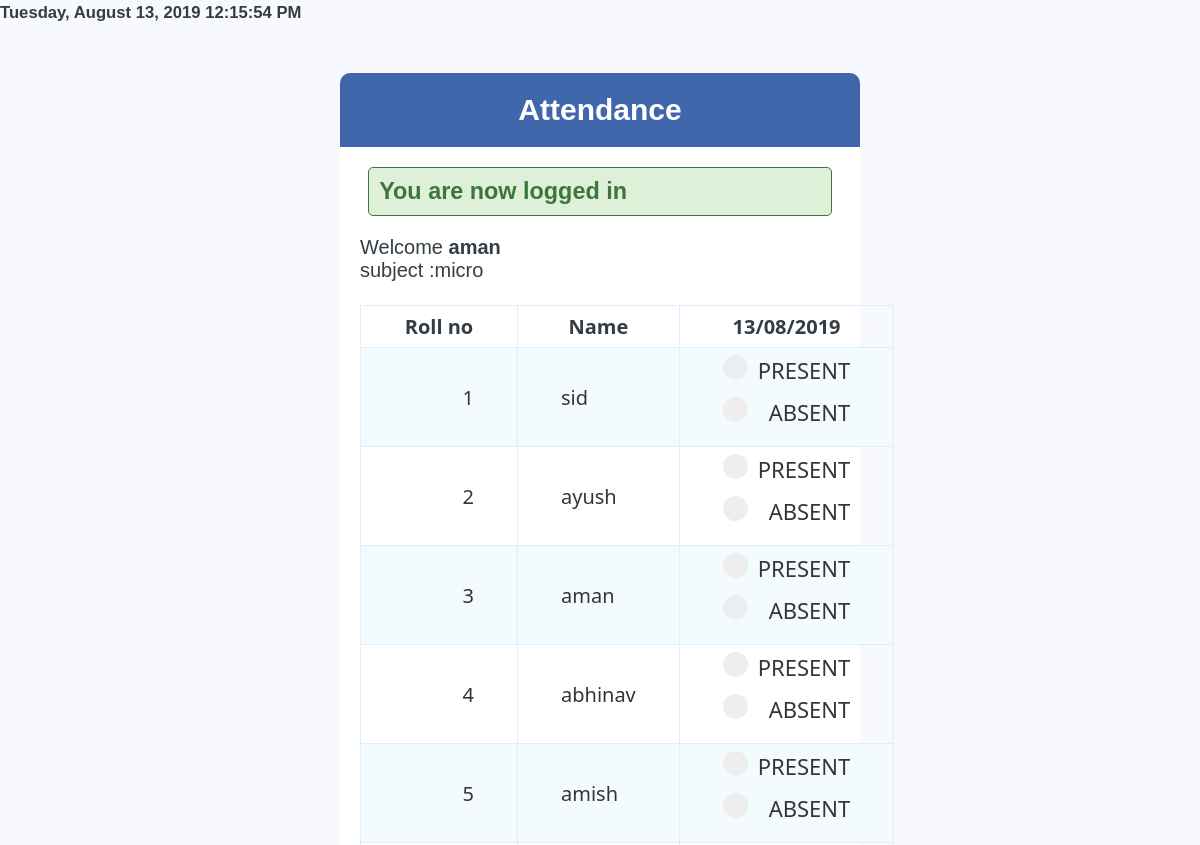
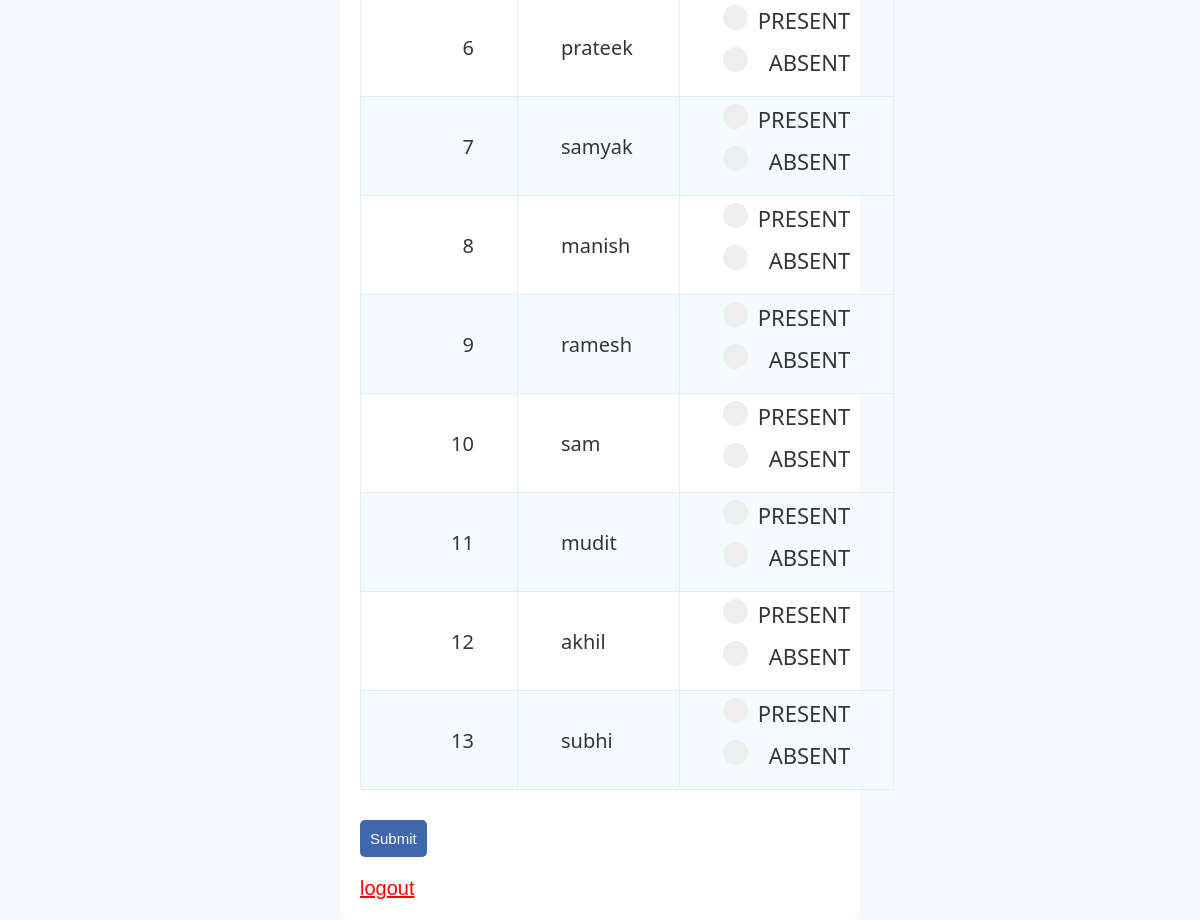
The page /index1.php (signed in) on the database its author committed (2 pictures, top to bottom).
### tables this page shows
CREATE TABLE `teacher_database` (
  `id` int(20) NOT NULL,
  `name` varchar(30) NOT NULL,
  `username` varchar(30) NOT NULL,
  `email` varchar(100) NOT NULL,
  `subject` varchar(20) NOT NULL,
  `password` varchar(100) NOT NULL
);

CREATE TABLE `student_database` (
  `id` int(10) NOT NULL,
  `name` varchar(20) NOT NULL,
  `username` varchar(20) NOT NULL,
  `email` varchar(40) NOT NULL,
  `course` varchar(10) NOT NULL,
  `section` varchar(2) NOT NULL,
  `password` varchar(50) NOT NULL
);

### index1.php (the view, shortened to what this page needs)
<!DOCTYPE html>
<html>
<head>
<link rel="stylesheet" type="text/css" href="style.css">
</head>
<body>
<span id="clock"  >
</span>
<div class="header">
	<h2>Attendance</h2>
</div>
<div class="content">
  	<?php if (isset($_SESSION['success'])) : ?>
      <div class="error success" >
      	<h3>
          <?php
          	echo $_SESSION['success'];
          ?>
      	</h3>
      </div>
  	<?php endif ?>
    <?php  if (isset($_SESSION['username'])) :
        $username=$_SESSION['username']; ?>
    	<p>Welcome <strong><?php echo "$username"; ?></strong></p>
    <?php endif ?>
    <?php
        $date = date('d/m/Y');
        $db = mysqli_connect('localhost', 'root', '');
        mysqli_select_db($db,'registration');
        $sql = "SELECT subject FROM teacher_database WHERE (username = '$username')";
        $retval = mysqli_query($db , $sql );
        while($row = mysqli_fetch_array($retval, MYSQLI_ASSOC)) {
        echo "subject :{$row['subject']}  <br> " ;
   }
    ?>
      <br/>
                    <table width='100%' border='0' cellpadding='0' cellspacing='1' class="data-table">
                            <tr>
                                <th   class='data-table'> Roll no</th>
                                <th   class='data-table'>Name </th>
                                <th  class='data-table'><?php echo"$date"; ?></th>
                            </tr>
    <?php
    mysqli_select_db($db,'registration');
        $sql = "SELECT * FROM student_database ORDER BY id ASC ";
        $retval = mysqli_query($db , $sql );
    echo"<form method='post'  class='input-group' action='index1.php'>";
         $c=1;
        while($row = mysqli_fetch_array($retval, MYSQLI_ASSOC))
        {
            echo"<tr>";
            echo"<td  height='50' name='id' class='data-table' value=''>{$row['id']}</td>" ;
            echo "<td  height='50' name='name' class='data-table' value=''>{$row['name']}</td>" ;
            echo"<td height='50' >";
            echo "<label class='container'>
                    <input type='radio' name = '$c' value='P' >
                            PRESENT
                         <span class='checkmark'></span>
                  </label>" ;
            echo "<label class='container' >
                    <input type='radio' name = '$c' value='A'  >
                                ABSENT
                         <span class='checkmark'></span>
                  </label>" ;
             echo"</td>";
             echo"</tr>";
             $c++;
        }
    ?>
  </table>
  <button type='submit' style='margin-top: 30px ' class='btn' onclick="clickAlert()">Submit</button>
<p style='margin-top: 20px '> <a href="index2.php?logout='1'" style="color: red;">logout</a> </p>
</div>
</body>
</html>

### style.css (style rules this page uses)
* { margin: 0px; padding: 0px; }
body { font-size: 120%; background: #F8F8FF; }
.header { width: 40%; margin: 50px auto 0px; color: white; background: #4067AB; text-align: center; border: 0px solid #B0C4DE; border-bottom: none; border-radius: 10px 10px 0px 0px; padding: 20px; }
form, .content { width: 40%; height: auto; margin: 0px auto; padding: 20px; border: 0px solid #B0C4DE; background: white; border-radius: 0px 0px 10px 10px; }
.input-group { margin: 10px 0px 10px 0px; }
.btn { padding: 10px; font-size: 15px; color: white; background: #4067AB; border: none; border-radius: 5px; }
.error { width: 92%; margin: 0px auto; padding: 10px; border: 1px solid #a94442; color: #a94442; background: #f2dede; border-radius: 5px; text-align: left; }
.success { color: #3c763d; background: #dff0d8; border: 1px solid #3c763d; margin-bottom: 20px; }
.container { display: block; position: relative; padding-left: 35px; margin-bottom: 12px; cursor: pointer; font-size: 22px; -webkit-user-select: none; -moz-user-select: none; -ms-user-select: none; user-select: none; }
.checkmark { position: absolute; top: 0; left: 0; height: 25px; width: 25px; background-color: #eee; border-radius: 50%; }
.checkmark:after { content: ""; position: absolute; display: none; }
.container .checkmark:after { top: 9px; left: 9px; width: 8px; height: 8px; border-radius: 50%; background: white; }
body { font-size: 20px; color: #343d44; font-family: "segoe-ui", "open-sans", tahoma, arial; padding: 0; margin: 0; }
table { margin: auto; font-family: "Lucida Sans Unicode", "Lucida Grande", "Segoe Ui"; font-size: 12px; }
table td { transition: all .5s; }
.data-table { border-collapse: collapse; font-size: 20px; min-width: 70px; }
.data-table th, .data-table td { border: 1px solid #e1edff; padding: 7px 43px; }
.data-table tbody td { color: #353535; }
.data-table tbody td:first-child, .data-table tbody td:nth-child(4), .data-table tbody td:last-child { text-align: right; }
.data-table tbody tr:nth-child(odd) td { background-color: #f4fbff; }

### rows shown on the page
teacher_database: subject "micro"
student_database: id "1", name "sid"
student_database: id "2", name "ayush"
student_database: id "3", name "aman"
student_database: id "4", name "abhinav"
student_database: id "5", name "amish"
student_database: id "6", name "prateek"
student_database: id "7", name "samyak"
student_database: id "8", name "manish"
student_database: id "9", name "ramesh"
student_database: id "10", name "sam"
student_database: id "11", name "mudit"
student_database: id "12", name "akhil"
student_database: id "13", name "subhi"

### other values the page prints
$_SESSION['success'] "You are now logged in"
$username "aman"
